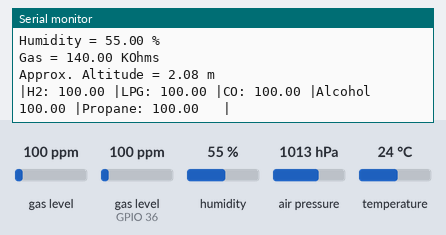
Bench run of a sketch on a simulated ESP32. Parts: the last lines printed to the serial monitor. Inputs (shaded band) come from the test bench; at power-on: gas level 100 ppm, gas level (sensor on GPIO 36) 100 ppm, humidity 55 %, air pressure 1013 hPa, temperature 24 °C.

Above: at 1.2 s.
1.3 s: gas level (sensor 0) set to 20 ppm
At 2.7 s:
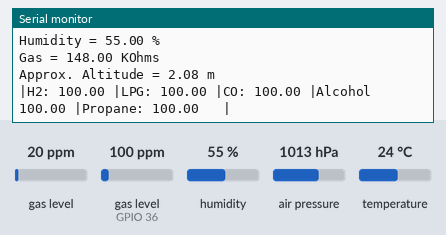
2.8 s: gas level (sensor on GPIO 36) set to 20 ppm
At 6.2 s:
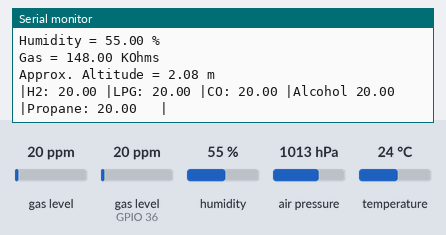
9.3 s: humidity set to 22 %
10.8 s: air pressure set to 952 hPa
At 12.1 s:
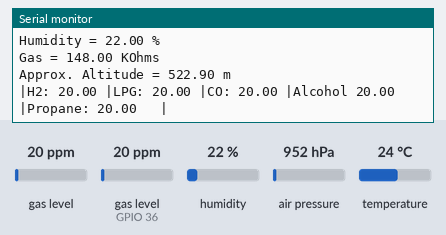
12.3 s: gas level (sensor on GPIO 36) set to 250 ppm
13.8 s: temperature set to 12 °C
At 15.1 s:
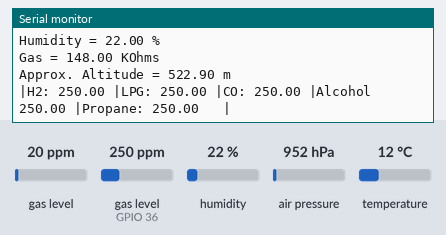
Timing chart, 0 to 16.3 s (numbered marks = the images above; inputs shaded):
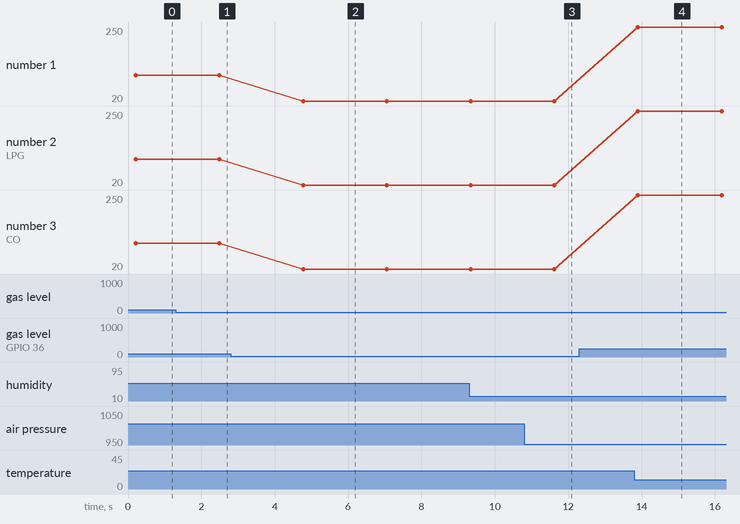

Measured:
- after the input at 1.3 s, the serial monitor: prints a new line after 1.1 s (image 1)
- after the input at 2.8 s, the serial monitor: prints a new line after 2.0 s (image 2)
- after the input at 10.8 s, the serial monitor: prints a new line after 0.76 s (image 3)
- after the input at 13.8 s, the serial monitor: prints a new line at once (image 4)
- plotted number 1: 100 → 20 after the input at 2.8 s
- plotted number 2: 100 → 20 after the input at 2.8 s
- plotted number 3: 100 → 20 after the input at 2.8 s

The sketch:

BME680MQ2PMS5003XIAO.ino
```cpp
//Include the library
#include <MQUnifiedsensor.h>
#include <Wire.h>
#include <SPI.h>
#include <Adafruit_Sensor.h>
#include "Adafruit_BME680.h"
#include <SoftwareSerial.h>

#define SEALEVELPRESSURE_HPA (1013.25)
/************************Hardware Related Macros************************************/
#define         Board                   ("ESP32")
#define         Pin                     (A0)  //Analog input
/***********************Software Related Macros************************************/
#define         Type                    ("MQ-2") //MQ2
#define         Voltage_Resolution      (3.3)
#define         ADC_Bit_Resolution      (12) // For ESP32
#define         RatioMQ2CleanAir        (9.83) //RS / R0 = 9.83 ppm

/*****************************Globals***********************************************/
MQUnifiedsensor MQ2(Board, Voltage_Resolution, ADC_Bit_Resolution, Pin, Type);
/*****************************Globals***********************************************/

Adafruit_BME680 bme; // I2C
SoftwareSerial pmsSerial(D1, D2);

void setup() {
  //Init the serial port communication - to debug the library
  Serial.begin(9600); //Init serial port
  //BME setup
  while (!Serial);
  Serial.println(F("BME680 test"));

  if (!bme.begin()) {
    Serial.println("Could not find a valid BME680 sensor, check wiring!");
    while (1);
  }

  pmsSerial.begin(9600);

  // Set up oversampling and filter initialization
  bme.setTemperatureOversampling(BME680_OS_8X);
  bme.setHumidityOversampling(BME680_OS_2X);
  bme.setPressureOversampling(BME680_OS_4X);
  bme.setIIRFilterSize(BME680_FILTER_SIZE_3);
  bme.setGasHeater(320, 150); // 320*C for 150 ms

  //Set math model to calculate the PPM concentration and the value of constants
  MQ2.setRegressionMethod(1); //_PPM =  a*ratio^b
  MQ2.setA(574.25); MQ2.setB(-2.222); // Configure the equation to to calculate LPG concentration
  /*
    Exponential regression:
    Gas    | a      | b
    H2     | 987.99 | -2.162
    LPG    | 574.25 | -2.222
    CO     | 36974  | -3.109
    Alcohol| 3616.1 | -2.675
    Propane| 658.71 | -2.168
  */

  MQ2.init();

  Serial.print("Calibrating please wait.");
  float calcR0 = 0;
  for(int i = 1; i<=10; i ++)
  {
    MQ2.update(); // Update data, the arduino will read the voltage from the analog pin
    calcR0 += MQ2.calibrate(RatioMQ2CleanAir);
    Serial.print(".");
  }
  MQ2.setR0(calcR0/10);
  Serial.println("  done!.");

  if(isinf(calcR0)) {Serial.println("Warning: Conection issue, R0 is infinite (Open circuit detected) please check your wiring and supply"); while(1);}
  if(calcR0 == 0){Serial.println("Warning: Conection issue found, R0 is zero (Analog pin shorts to ground) please check your wiring and supply"); while(1);}

  MQ2.serialDebug(true);
}

struct pms5003data {
  uint16_t framelen;
  uint16_t pm10_standard, pm25_standard, pm100_standard;
  uint16_t pm10_env, pm25_env, pm100_env;
  uint16_t particles_03um, particles_05um, particles_10um, particles_25um, particles_50um, particles_100um;
  uint16_t unused;
  uint16_t checksum;
};

struct pms5003data data;

void loop() {
  if (! bme.performReading()) {
    Serial.println("Failed to perform reading :(");
    //return;
  }
  Serial.print("Temperature = ");
  Serial.print(bme.temperature);
  Serial.println(" *C");
  Serial.print("Pressure = ");
  Serial.print(bme.pressure / 100.0);
  Serial.println(" hPa");
  Serial.print("Humidity = ");
  Serial.print(bme.humidity);
  Serial.println(" %");
  Serial.print("Gas = ");
  Serial.print(bme.gas_resistance / 1000.0);
  Serial.println(" KOhms");
  Serial.print("Approx. Altitude = ");
  Serial.print(bme.readAltitude(SEALEVELPRESSURE_HPA));
  Serial.println(" m");

  if (readPMSdata(&pmsSerial)) {
    // reading data was successful!
    Serial.println();
    Serial.println("---------------------------------------");
    Serial.println("Concentration Units (standard)");
    Serial.print("PM 1.0: "); Serial.print(data.pm10_standard);
    Serial.print("\t\tPM 2.5: "); Serial.print(data.pm25_standard);
    Serial.print("\t\tPM 10: "); Serial.println(data.pm100_standard);
    Serial.println("---------------------------------------");
    Serial.println("Concentration Units (environmental)");
    Serial.print("PM 1.0: "); Serial.print(data.pm10_env);
    Serial.print("\t\tPM 2.5: "); Serial.print(data.pm25_env);
    Serial.print("\t\tPM 10: "); Serial.println(data.pm100_env);
    Serial.println("---------------------------------------");
    Serial.print("Particles > 0.3um / 0.1L air:"); Serial.println(data.particles_03um);
    Serial.print("Particles > 0.5um / 0.1L air:"); Serial.println(data.particles_05um);
    Serial.print("Particles > 1.0um / 0.1L air:"); Serial.println(data.particles_10um);
    Serial.print("Particles > 2.5um / 0.1L air:"); Serial.println(data.particles_25um);
    Serial.print("Particles > 5.0um / 0.1L air:"); Serial.println(data.particles_50um);
    Serial.print("Particles > 10.0 um / 0.1L air:"); Serial.println(data.particles_100um);
    Serial.println("---------------------------------------");
  }

  MQ2.update(); // Update data, the arduino will read the voltage from the analog pin

  MQ2.setA(987.99); MQ2.setB(-2.162); //H2 concentration calculation values
  float H2 = MQ2.readSensor();

  MQ2.setA(574.25); MQ2.setB(-2.222); //LPG concentration calculation values
  float LPG = MQ2.readSensor(); // Sensor will read PPM concentration using the model, a and b values set previously or from the setup

  MQ2.setA(36974); MQ2.setB(-3.109); // CO concentration calculation values
  float CO = MQ2.readSensor(); // Sensor will read PPM concentration using the model, a and b values set previously or from the setup

  MQ2.setA(3616.1); MQ2.setB(-2.675); // Alcohol concentration calculation values
  float Alcohol = MQ2.readSensor(); // Sensor will read PPM concentration using the model, a and b values set previously or from the setup

  MQ2.setA(658.71); MQ2.setB(-2.168); // Propane concentration calculation value
  float Propane = MQ2.readSensor(); // Sensor will read PPM concentration using the model, a and b values set previously or from the setup

  Serial.print("|H2: "); Serial.print(H2);
  Serial.print(" |LPG: "); Serial.print(LPG);
  Serial.print(" |CO: "); Serial.print(CO);
  Serial.print(" |Alcohol "); Serial.print(Alcohol);
  Serial.print(" |Propane: "); Serial.print(Propane);
  Serial.println("   |");

  delay(2000); //Sampling frequency
}

boolean readPMSdata(Stream *s) {
  if (! s->available()) {
    return false;
  }

  // Read a byte at a time until we get to the special '0x42' start-byte
  if (s->peek() != 0x42) {
    s->read();
    return false;
  }

  // Now read all 32 bytes
  if (s->available() < 32) {
    return false;
  }

  uint8_t buffer[32];
  uint16_t sum = 0;
  s->readBytes(buffer, 32);

  // get checksum ready
  for (uint8_t i=0; i<30; i++) {
    sum += buffer[i];
  }


  // The data comes in endian'd, this solves it so it works on all platforms
  uint16_t buffer_u16[15];
  for (uint8_t i=0; i<15; i++) {
    buffer_u16[i] = buffer[2 + i*2 + 1];
    buffer_u16[i] += (buffer[2 + i*2] << 8);
  }

  // put it into a nice struct :)
  memcpy((void *)&data, (void *)buffer_u16, 30);

  if (sum != data.checksum) {
    Serial.println("Checksum failure");
    return false;
  }
  // success!
  return true;
}
```
